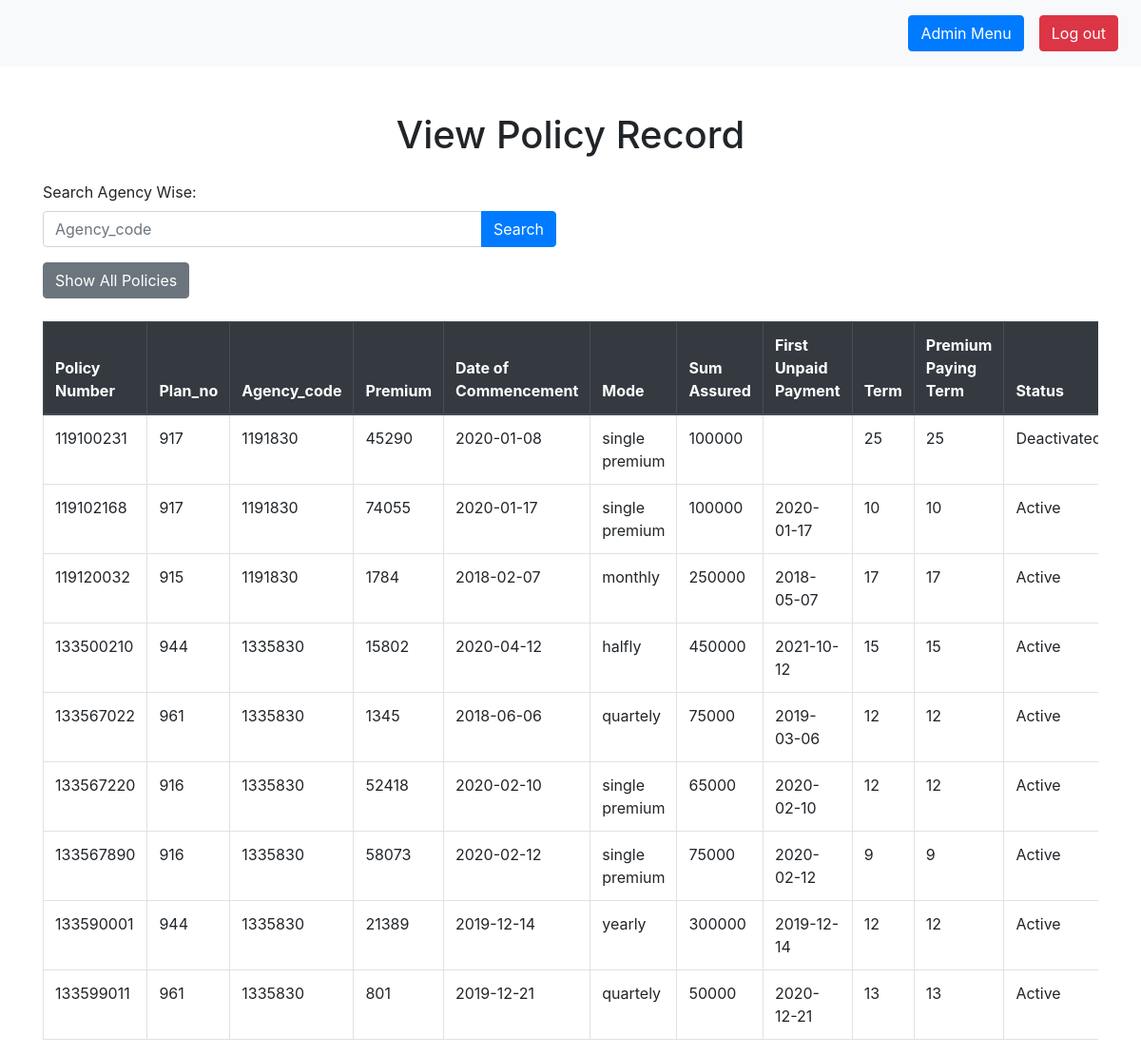
Screenshot of /DBMS/Admin/View/ViewPolicy.php (signed in) with the database file from the repository.
### tables this page shows
CREATE TABLE `policy` (
  `Policy_no` int(9) UNSIGNED NOT NULL CHECK (octet_length(`Policy_no`) = 9),
  `Plan_no` int(3) UNSIGNED NOT NULL,
  `Agency_code` int(7) UNSIGNED ZEROFILL NOT NULL,
  `Premium` int(10) UNSIGNED NOT NULL,
  `DOC` date DEFAULT NULL,
  `FUP` date DEFAULT NULL,
  `Mode` enum('yearly','halfly','monthly','quartely','single premium') DEFAULT NULL,
  `SA` bigint(10) UNSIGNED NOT NULL,
  `Status` tinyint(1) NOT NULL DEFAULT 1,
  `Term` int(11) NOT NULL,
  `PPT` int(11) DEFAULT NULL
);

### DBMS/Admin/View/ViewPolicy.php (the view)
<?php
require_once '../header.php';
require '../../database.php';
?>
<div class="container mt-5">
    <h1 class="text-center mb-4">View Policy Record</h1>
    <div class="row">
        <div class="col-md-6">
            <form class="mb-4" action="" method="post">
                <div class="form-group">
                    <label for="AgencySearch">Search Agency Wise:</label>
                    <div class="input-group">
                        <input type="search" class="form-control" name="AgencySearch" placeholder="Agency_code">
                        <div class="input-group-append">
                            <button class="btn btn-primary" type="submit" name="search">Search</button>
                        </div>
                    </div>
                </div>
                <button class="btn btn-secondary" type="submit" name="AllPolicy">Show All Policies</button>
            </form>
        </div>
    </div>
    <div class="table-responsive">
        <table class="table table-bordered table-hover">
            <thead class="thead-dark">
                <tr>
                    <th>Policy Number</th>
                    <th>Plan_no</th>
                    <th>Agency_code</th>
                    <th>Premium</th>
                    <th>Date of Commencement</th>
                    <th>Mode</th>
                    <th>Sum Assured</th>
                    <th>First Unpaid Payment</th>
                    <th>Term</th>
                    <th>Premium Paying Term</th>
                    <th>Status</th>
                </tr>
            </thead>
            <tbody>
                <?php
                $Admin_id = $_SESSION['sessionId2'];
                if (isset($_POST['search'])) {
                    $Value = $_POST['AgencySearch'];
                    $sql = "SELECT * FROM Policy NATURAL JOIN Agent WHERE Admin_id = $Admin_id AND Agency_code = ?";
                    $stmt = mysqli_stmt_init($conn);
                    if (mysqli_stmt_prepare($stmt, $sql)) {
                        mysqli_stmt_bind_param($stmt, "i", $Value);
                        mysqli_stmt_execute($stmt);
                        $result = mysqli_stmt_get_result($stmt);
                    }
                } else {
                    $sql = "SELECT * FROM Policy NATURAL JOIN Agent WHERE Admin_id = $Admin_id";
                    $result = mysqli_query($conn, $sql);
                }
                $rowCount = mysqli_num_rows($result);
                if ($rowCount > 0) {
                    while ($row = mysqli_fetch_assoc($result)) {
                ?>
                        <tr>
                            <td><?php echo $row['Policy_no'] ?></td>
                            <td><?php echo $row['Plan_no'] ?></td>
                            <td><?php echo $row['Agency_code'] ?></td>
                            <td><?php echo $row['Premium'] ?></td>
                            <td><?php echo $row['DOC'] ?></td>
                            <td><?php echo $row['Mode'] ?></td>
                            <td><?php echo $row['SA'] ?></td>
                            <td><?php echo $row['FUP'] ?></td>
                            <td><?php echo $row['Term'] ?></td>
                            <td><?php echo $row['PPT'] ?></td>
                            <td><?php echo $row['Status'] == 1 ? 'Active' : 'Deactivated'; ?></td>
                        </tr>
                <?php
                    }
                } else {
                    echo "<tr><td colspan='11'>No results found</td></tr>";
                }
                ?>
            </tbody>
        </table>
    </div>
</div>
<?php require_once '../footer.php'; ?>

### rows the page displays
policy: Policy_no "119100231", Plan_no "917", Agency_code "1191830", Premium "45290", DOC "2020-01-08", Mode "single premium", SA "100000", Term "25", PPT "25", Status "Deactivated"
policy: Policy_no "119102168", Plan_no "917", Agency_code "1191830", Premium "74055", DOC "2020-01-17", Mode "single premium", SA "100000", FUP "2020-01-17", Term "10", PPT "10", Status "Active"
policy: Policy_no "119120032", Plan_no "915", Agency_code "1191830", Premium "1784", DOC "2018-02-07", Mode "monthly", SA "250000", FUP "2018-05-07", Term "17", PPT "17", Status "Active"
policy: Policy_no "133500210", Plan_no "944", Agency_code "1335830", Premium "15802", DOC "2020-04-12", Mode "halfly", SA "450000", FUP "2021-10-12", Term "15", PPT "15", Status "Active"
policy: Policy_no "133567022", Plan_no "961", Agency_code "1335830", Premium "1345", DOC "2018-06-06", Mode "quartely", SA "75000", FUP "2019-03-06", Term "12", PPT "12", Status "Active"
policy: Policy_no "133567220", Plan_no "916", Agency_code "1335830", Premium "52418", DOC "2020-02-10", Mode "single premium", SA "65000", FUP "2020-02-10", Term "12", PPT "12", Status "Active"
policy: Policy_no "133567890", Plan_no "916", Agency_code "1335830", Premium "58073", DOC "2020-02-12", Mode "single premium", SA "75000", FUP "2020-02-12", Term "9", PPT "9", Status "Active"
policy: Policy_no "133590001", Plan_no "944", Agency_code "1335830", Premium "21389", DOC "2019-12-14", Mode "yearly", SA "300000", FUP "2019-12-14", Term "12", PPT "12", Status "Active"
policy: Policy_no "133599011", Plan_no "961", Agency_code "1335830", Premium "801", DOC "2019-12-21", Mode "quartely", SA "50000", FUP "2020-12-21", Term "13", PPT "13", Status "Active"
